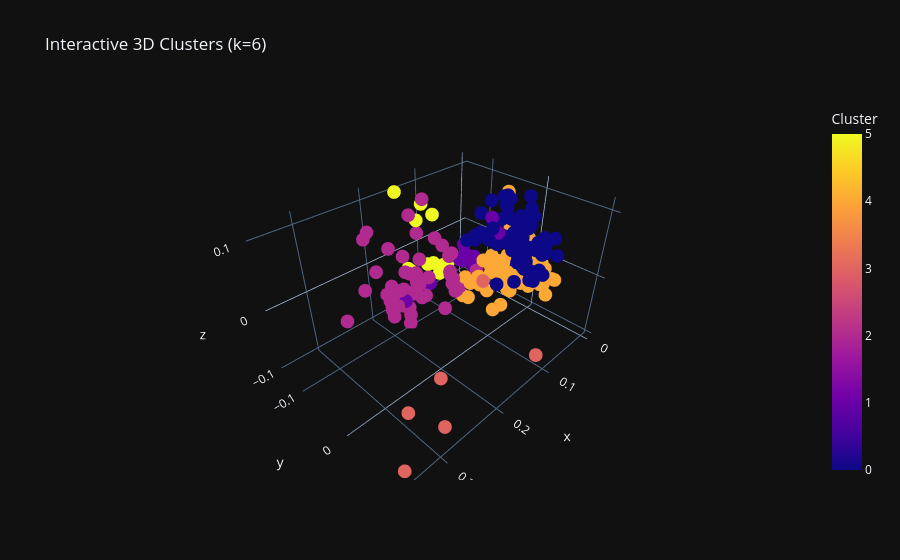

This figure's notebook cell:
### Code cell
df_clean['x'] = X_final[:, 0]
df_clean['y'] = X_final[:, 1]
df_clean['z'] = X_final[:, 2]

fig = px.scatter_3d(
    df_clean, 
    x='x', y='y', z='z',
    color='Cluster',
    hover_name='Actvitiy',
    hover_data=['Description'],
    title=f"Interactive 3D Clusters (k={best_k})",
    template='plotly_dark'
)
fig.show()

### Figure 1 — Plotly figure (JSON) as saved in the notebook; plotly's stock layout.template omitted (floating-point values rounded to 4 significant figures; data arrays with more than 128 entries replaced by an {"elided": "..."} marker saying what was removed)
{"data": [{"customdata": {"elided": "470x1 str values"}, "hovertemplate": "<b>%{hovertext}</b><br><br>x=%{x}<br>y=%{y}<br>z=%{z}<br>Description=%{customdata[0]}<br>Cluster=%{marker.color}<extra></extra>", "hovertext": {"elided": "470 str values"}, "legendgroup": "", "marker": {"color": {"elided": "470 int values"}, "coloraxis": "coloraxis", "symbol": "circle"}, "mode": "markers", "name": "", "scene": "scene", "showlegend": false, "type": "scatter3d", "x": {"elided": "470 float values"}, "y": {"elided": "470 float values"}, "z": {"elided": "470 float values"}}], "layout": {"coloraxis": {"colorbar": {"title": {"text": "Cluster"}}, "colorscale": [[0, "#0d0887"], [0.1111, "#46039f"], [0.2222, "#7201a8"], [0.3333, "#9c179e"], [0.4444, "#bd3786"], [0.5556, "#d8576b"], [0.6667, "#ed7953"], [0.7778, "#fb9f3a"], [0.8889, "#fdca26"], [1, "#f0f921"]]}, "legend": {"tracegroupgap": 0}, "scene": {"domain": {"x": [0, 1], "y": [0, 1]}, "xaxis": {"title": {"text": "x"}}, "yaxis": {"title": {"text": "y"}}, "zaxis": {"title": {"text": "z"}}}, "title": {"text": "Interactive 3D Clusters (k=6)"}}}
